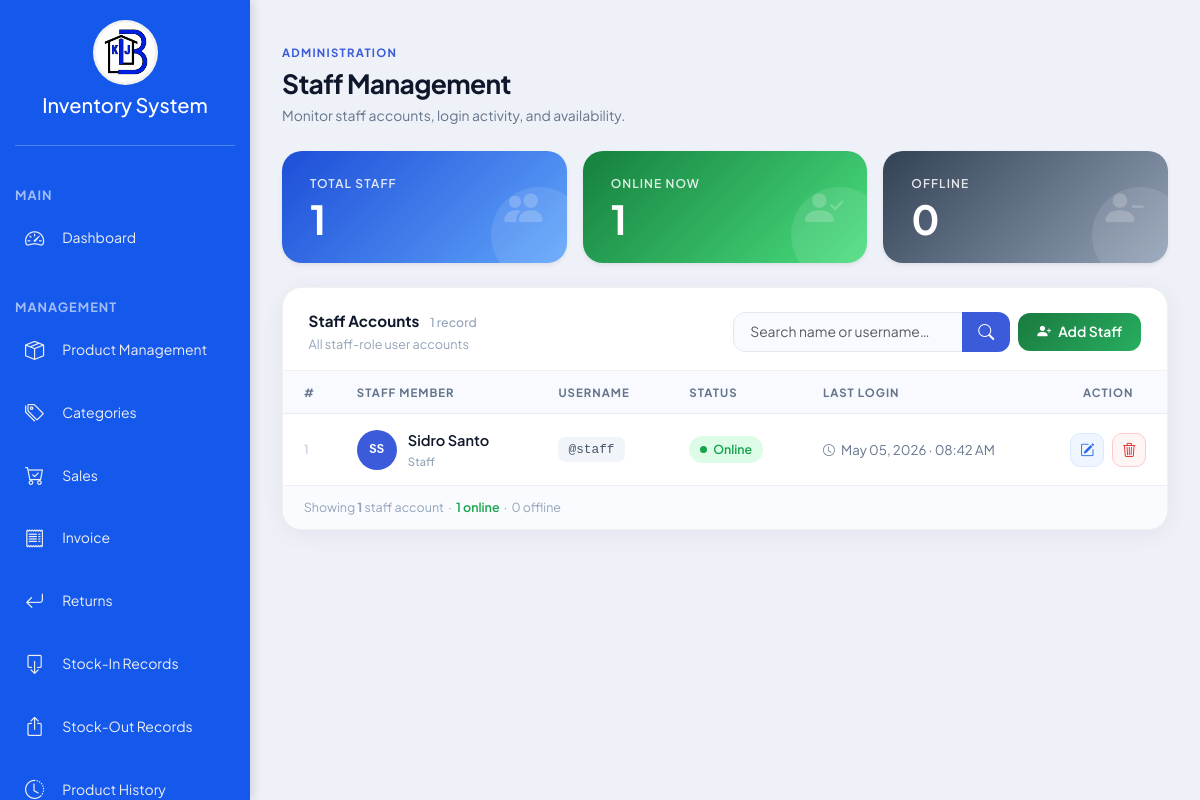
Screenshot of /manageUser.php (signed in) with the database file from the repository.
### tables this page shows
CREATE TABLE `users` (
  `id` int(11) UNSIGNED NOT NULL,
  `username` varchar(50) NOT NULL,
  `full_name` varchar(100) DEFAULT NULL,
  `password` varchar(255) NOT NULL,
  `role` enum('admin','staff') NOT NULL DEFAULT 'staff',
  `created_at` timestamp NOT NULL DEFAULT current_timestamp(),
  `is_logged_in` tinyint(1) DEFAULT 0,
  `last_login` datetime DEFAULT NULL
);

### manageUser.php (the view, shortened to what this page needs)
<?php
include 'project.php';
$search = trim($_GET['q'] ?? '');
$total_staff = (int)($conn->query("SELECT COUNT(*) AS t FROM users WHERE role='staff'")->fetch_assoc()['t'] ?? 0);
$total_online = (int)($conn->query("SELECT COUNT(*) AS t FROM users WHERE role='staff' AND is_logged_in=1")->fetch_assoc()['t'] ?? 0);
$total_offline = $total_staff - $total_online;
$users = [];
$sql = "SELECT id, username, full_name, role, is_logged_in, last_login FROM users WHERE role = 'staff'";
$sql .= " ORDER BY is_logged_in DESC, full_name ASC";
$stmt = $conn->prepare($sql);
$stmt->execute();
$result = $stmt->get_result();
while ($row = $result->fetch_assoc()) $users[] = $row;
function avatarColor(string $name): string {
    $colors = ['#3b5bdb','#1971c2','#0c8599','#2f9e44','#e67700','#c2255c','#9c36b5','#d63939'];
    return $colors[abs(crc32($name)) % count($colors)];
}
function initials(string $name): string {
    $parts = explode(' ', trim($name));
    return count($parts) >= 2 ? strtoupper(substr($parts[0],0,1).substr($parts[1],0,1)) : strtoupper(substr($name,0,2));
}
?>
<!DOCTYPE html>
<html lang="en">
<head>
    <link href="https://cdn.jsdelivr.net/npm/bootstrap@5.3.3/dist/css/bootstrap.min.css" rel="stylesheet">
    <link href="https://cdn.jsdelivr.net/npm/bootstrap-icons/font/bootstrap-icons.css" rel="stylesheet">
    <link rel="stylesheet" href="css/admin1.css">
    <link rel="stylesheet" href="css/alert.css">
</head>
<body>
<div class="d-flex">
    <div class="sidebar flex-column p-0" id="sidebar">
        <div class="sidebar-logo text-center">
            <img src="images/logo.png" alt="Inventory Logo">
            <h5 class="mt-2 text-white">Inventory System</h5>
        </div>
        <hr class="text-white">
        <ul class="nav flex-column">
            <li class="sidebar-title">Main</li>
            <li class="nav-item mb-2"><a class="nav-link" href="admin_dashboard.php"><i class="bi bi-speedometer2 me-2"></i> Dashboard</a></li>
            <li class="sidebar-title">Management</li>
            <li class="nav-item mb-2"><a class="nav-link" href="products.php"><i class="bi bi-box-seam me-2"></i> Product Management</a></li>
            <li class="nav-item mb-2"><a class="nav-link" href="categories.php"><i class="bi bi-tags me-2"></i> Categories</a></li>
            <li class="nav-item mb-2"><a class="nav-link" href="sales.php"><i class="bi bi-cart-check me-2"></i> Sales</a></li>
            <li class="nav-item mb-2"><a class="nav-link" href="p_os.php"><i class="bi bi-receipt me-2"></i> Invoice</a></li>
            <li class="nav-item mb-2"><a class="nav-link" href="returns.php"><i class="bi bi-arrow-return-left me-2"></i> Returns</a></li>
            <li class="nav-item mb-2"><a class="nav-link" href="stock_in_batches.php"><i class="bi bi-box-arrow-down me-2"></i> Stock-In Records</a></li>
            <li class="nav-item mb-2"><a class="nav-link" href="stock_out_history.php"><i class="bi bi-box-arrow-up me-2"></i> Stock-Out Records</a></li>
            <li class="nav-item mb-2"><a class="nav-link" href="product_history.php"><i class="bi bi-clock-history me-2"></i> Product History</a></li>
        </ul>
    </div>
    <div class="content flex-grow-1">
        <div class="container-fluid py-4">
            <div class="d-flex flex-wrap align-items-start justify-content-between gap-3 mb-4">
                <div>
                    <div class="page-eyebrow">Administration</div>
                    <div class="page-heading">Staff Management</div>
                    <div class="page-subtext">Monitor staff accounts, login activity, and availability.</div>
                </div>
            </div>
            <div class="row g-3 mb-4">
                <div class="col-md-4">
                    <div class="kpi-card shadow-sm text-white" style="background:linear-gradient(135deg,#1d4ed8,#60a5fa);">
                        <div class="kpi-label">Total Staff</div>
                        <div class="kpi-value"><?= number_format($total_staff) ?></div>
                        <div class="kpi-icon-wrap"><i class="bi bi-people-fill"></i></div>
                    </div>
                </div>
                <div class="col-md-4">
                    <div class="kpi-card shadow-sm text-white" style="background:linear-gradient(135deg,#15803d,#4ade80);">
                        <div class="kpi-label">Online Now</div>
                        <div class="kpi-value"><?= number_format($total_online) ?></div>
                        <div class="kpi-icon-wrap"><i class="bi bi-person-check-fill"></i></div>
                    </div>
                </div>
                <div class="col-md-4">
                    <div class="kpi-card shadow-sm text-white" style="background:linear-gradient(135deg,#334155,#94a3b8);">
                        <div class="kpi-label">Offline</div>
                        <div class="kpi-value"><?= number_format($total_offline) ?></div>
                        <div class="kpi-icon-wrap"><i class="bi bi-person-dash-fill"></i></div>
                    </div>
                </div>
            </div>
            <div class="staff-card">
                <div class="staff-card-header d-flex flex-wrap align-items-center justify-content-between gap-3">
                    <div>
                        <div style="font-weight:700;font-size:0.95rem;color:#0f172a;">
                            Staff Accounts
                            <span style="font-size:0.77rem;font-weight:500;color:#94a3b8;margin-left:8px;">
                                <?= count($users) ?> record<?= count($users) !== 1 ? 's' : '' ?>
                            </span>
                        </div>
                        <div style="font-size:0.79rem;color:#94a3b8;margin-top:2px;">All staff-role user accounts</div>
                    </div>
                    <div class="d-flex gap-2 align-items-center flex-wrap">
                        <form method="GET" action="manageUser.php">
                            <div class="input-group search-wrap">
                                <input type="text" name="q" class="form-control" placeholder="Search name or username…"
                                    value="<?= htmlspecialchars($search) ?>" style="min-width:230px;">
                                <button class="btn btn-search" type="submit"><i class="bi bi-search"></i></button>
                            </div>
                        </form>
                        <button type="button" class="btn btn-add" data-bs-toggle="modal" data-bs-target="#addStaffModal">
                            <i class="bi bi-person-plus-fill"></i> Add Staff
                        </button>
                    </div>
                </div>
                <div class="table-responsive">
                    <table class="table staff-table">
                        <thead>
                            <tr>
                                <th style="width:44px;">#</th>
                                <th>Staff Member</th>
                                <th>Username</th>
                                <th>Status</th>
                                <th>Last Login</th>
                                <th class="text-center" style="width:76px;">Action</th>
                            </tr>
                        </thead>
                        <tbody>
                            <?php if (!empty($users)): ?>
                                <?php foreach ($users as $i => $user): ?>
                                    <?php
                                        $name  = $user['full_name'] ?: $user['username'];
                                        $color = avatarColor($name);
                                        $inits = initials($name);
                                    ?>
                                    <tr style="animation-delay:<?= $i * 0.04 ?>s;">
                                        <td style="color:#cbd5e1;font-size:0.79rem;font-weight:600;"><?= $i + 1 ?></td>
                                        <td>
                                            <div class="staff-name-cell">
                                                <div class="staff-avatar" style="background:<?= $color ?>;"><?= $inits ?></div>
                                                <div>
                                                    <div class="staff-name"><?= htmlspecialchars($name) ?></div>
                                                    <div class="staff-role-tag">Staff</div>
                                                </div>
                                            </div>
                                        </td>
                                        <td><span class="username-tag">@<?= htmlspecialchars($user['username']) ?></span></td>
                                        <td>
                                            <?php if ((int)$user['is_logged_in'] === 1): ?>
                                                <span class="status-pill status-online"><span class="status-dot"></span> Online</span>
                                            <?php else: ?>
                                                <span class="status-pill status-offline"><span class="status-dot"></span> Offline</span>
                                            <?php endif; ?>
                                        </td>
                                        <td>
                                            <span class="last-login">
                                                <?php if ($user['last_login']): ?>
                                                    <i class="bi bi-clock" style="font-size:0.74rem;margin-right:4px;"></i>
                                                    <?= date('M d, Y · h:i A', strtotime($user['last_login'])) ?>
                                                <?php else: ?>
                                                    <span style="color:#cbd5e1;">Never</span>
                                                <?php endif; ?>
                                            </span>
                                        </td>
                                        <td class="text-center">
                                            <div class="d-flex gap-2 justify-content-center">
                                                <button type="button" class="btn-edit edit-staff-btn"
                                                    data-id="<?= (int)$user['id'] ?>"
                                                    data-name="<?= htmlspecialchars($user['full_name'] ?: '') ?>"
                                                    data-username="<?= htmlspecialchars($user['username']) ?>"
                                                    title="Edit account">
                                                    <i class="bi bi-pencil-square"></i>
                                                </button>
                                                <button type="button" class="btn-del delete-staff-btn"
                                                    data-id="<?= (int)$user['id'] ?>"
                                                    data-name="<?= htmlspecialchars($name) ?>"
                                                    title="Delete account">
                                                    <i class="bi bi-trash3"></i>
                                                </button>
                                            </div>
                                        </td>
                                    </tr>
                                <?php endforeach; ?>
                            <?php endif; ?>
                        </tbody>
                    </table>
                </div>
                <div class="tbl-footer">
                    Showing <strong><?= count($users) ?></strong> staff account<?= count($users) !== 1 ? 's' : '' ?>
                    &nbsp;·&nbsp; <span style="color:#16a34a;font-weight:600;"><?= $total_online ?> online</span>
                    &nbsp;·&nbsp; <?= $total_offline ?> offline
                </div>
            </div>
        </div>
    </div>
</div>
</body>
</html>
</html>

### css/admin1.css (style rules this page uses)
:root { --primary-color: #1458ec; --secondary-color: #eeeeee; --hover-color: rgba(255, 255, 255, 0.15); }
body { margin: 0; font-family: Arial, sans-serif; }
.sidebar { position: fixed; top: 0; left: 0; width: 250px; height: 100vh; background-color: var(--primary-color); color: var(--secondary-color); padding-top: 10px; box-shadow: 2px 0 10px rgba(0, 0, 0, 0.15); transition: left 0.3s ease-in-out; overflow-y: auto; scrollbar-width: none; }
.sidebar-logo { text-align: center; padding: 20px 10px 10px 10px; }
.sidebar hr { margin: 10px 15px 15px 15px; }
.sidebar-logo img { width: 65px; height: 65px; border-radius: 50%; transition: transform 0.3s ease; }
.sidebar-title { font-size: 0.8rem; text-transform: uppercase; font-weight: bold; color: rgba(255, 255, 255, 0.6); padding: 10px 15px 5px 15px; margin-top: 15px; letter-spacing: 1px; }
.sidebar .nav-link { color: var(--secondary-color); padding: 10px 15px; border-radius: 8px; margin: 3px 10px; display: flex; align-items: center; gap: 10px; transition: all 0.25s ease-in-out; }
.sidebar .nav-link i { font-size: 1.2rem; transition: transform 0.25s ease; }
.content { margin-left: 250px; padding: 20px; transition: margin-left 0.3s ease; }
.kpi-card { border-radius: 15px; transition: transform 0.25s ease, box-shadow 0.25s ease; }
.d-flex { display: flex; }
.table thead { background-color: #1458ec !important; color: #fff !important; border-radius: 10px 10px 0 0; }

### rows the page displays
users: full_name "SS", full_name "Sidro Santo", username "staff", is_logged_in 1 (drawn), last_login "May 05, 2026 · 08:42 AM"

### other values shown
$total_staff "1"
$total_online "1"
$total_offline "0"
count($users) "1"
